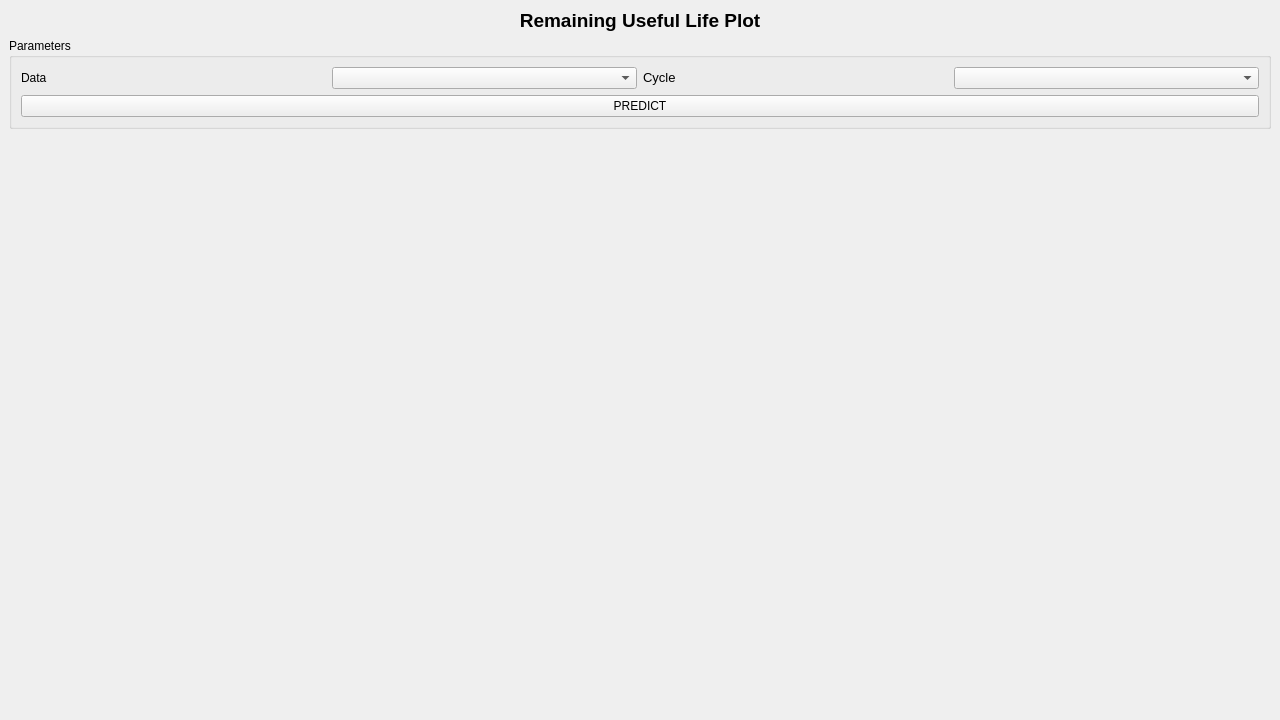
<?xml version="1.0" encoding="UTF-8"?>
<ui version="4.0">
 <class>MainWindow</class>
 <widget class="QMainWindow" name="MainWindow">
  <property name="geometry">
   <rect>
    <x>0</x>
    <y>0</y>
    <width>1280</width>
    <height>720</height>
   </rect>
  </property>
  <property name="windowTitle">
   <string>MainWindow</string>
  </property>
  <property name="windowIcon">
   <iconset>
    <normaloff>v1/Badan Riset dan Inovasi Nasional.png</normaloff>v1/Badan Riset dan Inovasi Nasional.png</iconset>
  </property>
  <widget class="QWidget" name="centralwidget">
   <layout class="QGridLayout" name="gridLayout_3">
    <item row="0" column="0">
     <layout class="QGridLayout" name="gridLayout_2">
      <item row="1" column="1">
       <widget class="QGroupBox" name="groupBox">
        <property name="title">
         <string>Parameters</string>
        </property>
        <layout class="QGridLayout" name="gridLayout_4">
         <item row="0" column="0">
          <layout class="QGridLayout" name="gridLayout">
           <item row="0" column="0">
            <widget class="QLabel" name="Data">
             <property name="text">
              <string>&lt;html&gt;&lt;head/&gt;&lt;body&gt;&lt;p&gt;&lt;span style=&quot; font-size:9pt;&quot;&gt;Data&lt;/span&gt;&lt;/p&gt;&lt;/body&gt;&lt;/html&gt;</string>
             </property>
             <property name="textFormat">
              <enum>Qt::MarkdownText</enum>
             </property>
            </widget>
           </item>
           <item row="0" column="1">
            <widget class="QComboBox" name="boxBattery"/>
           </item>
           <item row="0" column="2">
            <widget class="QLabel" name="Cycle">
             <property name="text">
              <string>&lt;html&gt;&lt;head/&gt;&lt;body&gt;&lt;p&gt;&lt;span style=&quot; font-size:10pt;&quot;&gt;Cycle&lt;/span&gt;&lt;/p&gt;&lt;/body&gt;&lt;/html&gt;</string>
             </property>
            </widget>
           </item>
           <item row="0" column="3">
            <widget class="QComboBox" name="boxCycle"/>
           </item>
           <item row="1" column="0" colspan="4">
            <widget class="QPushButton" name="pushButton">
             <property name="text">
              <string>PREDICT</string>
             </property>
            </widget>
           </item>
          </layout>
         </item>
        </layout>
       </widget>
      </item>
      <item row="0" column="1">
       <widget class="QLabel" name="label">
        <property name="font">
         <font>
          <pointsize>12</pointsize>
         </font>
        </property>
        <property name="text">
         <string>&lt;html&gt;&lt;head/&gt;&lt;body&gt;&lt;p align=&quot;center&quot;&gt;&lt;span style=&quot; font-size:14pt; font-weight:600;&quot;&gt;Remaining Useful Life Plot&lt;/span&gt;&lt;/p&gt;&lt;/body&gt;&lt;/html&gt;</string>
        </property>
        <property name="alignment">
         <set>Qt::AlignCenter</set>
        </property>
       </widget>
      </item>
      <item row="2" column="0">
       <spacer name="verticalSpacer">
        <property name="orientation">
         <enum>Qt::Vertical</enum>
        </property>
        <property name="sizeHint" stdset="0">
         <size>
          <width>0</width>
          <height>40</height>
         </size>
        </property>
       </spacer>
      </item>
      <item row="3" column="1">
       <spacer name="horizontalSpacer">
        <property name="orientation">
         <enum>Qt::Horizontal</enum>
        </property>
        <property name="sizeHint" stdset="0">
         <size>
          <width>1028</width>
          <height>0</height>
         </size>
        </property>
       </spacer>
      </item>
      <item row="2" column="1">
       <layout class="QVBoxLayout" name="plotSpace"/>
      </item>
     </layout>
    </item>
   </layout>
  </widget>
 </widget>
 <resources/>
 <connections/>
</ui>
